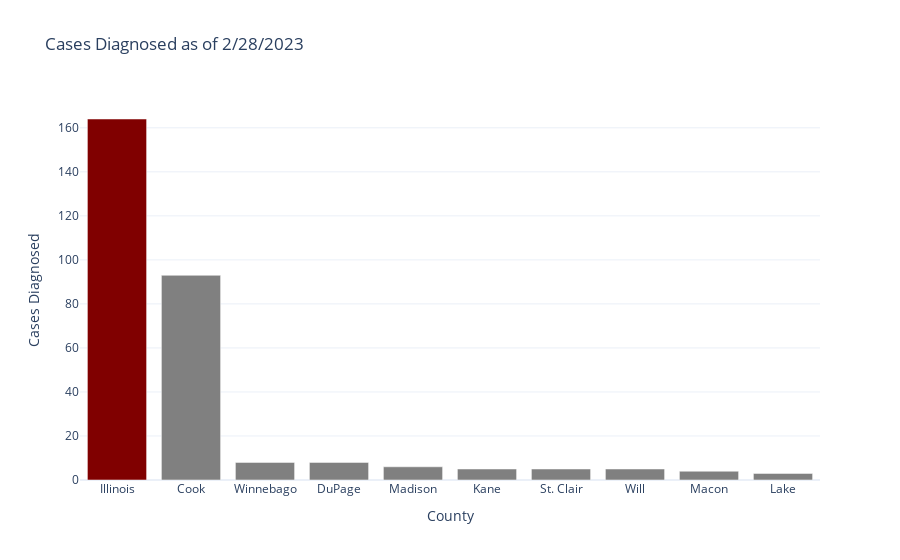

The notebook cell saved with this chart:
### Code cell
# bar chart using plotly
color = ['lightslategray'] * 5
color[0] = '#800000'
fig =go.Figure(data=[go.Bar(x=CaseDiagnosed['County'], y=CaseDiagnosed['Cases Diagnosed as of 2/28/2023'], marker_color = colors)])
fig.update_layout(title_text='Cases Diagnosed as of 2/28/2023',
                  xaxis_title='County',
                  yaxis_title='Cases Diagnosed',
                  template='plotly_white'
                 )
fig.show()

### Figure 1 — Plotly figure (JSON) as saved in the notebook; plotly's stock layout.template omitted (floating-point values rounded to 4 significant figures)
{"data": [{"marker": {"color": ["#800000", "grey", "grey", "grey", "grey", "grey", "grey", "grey", "grey", "grey"]}, "type": "bar", "x": ["Illinois", "Cook", "Winnebago", "DuPage", "Madison", "Kane", "St. Clair", "Will", "Macon", "Lake"], "y": [164, 93, 8, 8, 6, 5, 5, 5, 4, 3]}], "layout": {"autosize": true, "title": {"text": "Cases Diagnosed as of 2/28/2023"}, "xaxis": {"autorange": true, "range": [-0.5, 9.5], "title": {"text": "County"}, "type": "category"}, "yaxis": {"autorange": true, "range": [0, 172.6], "title": {"text": "Cases Diagnosed"}, "type": "linear"}}}
